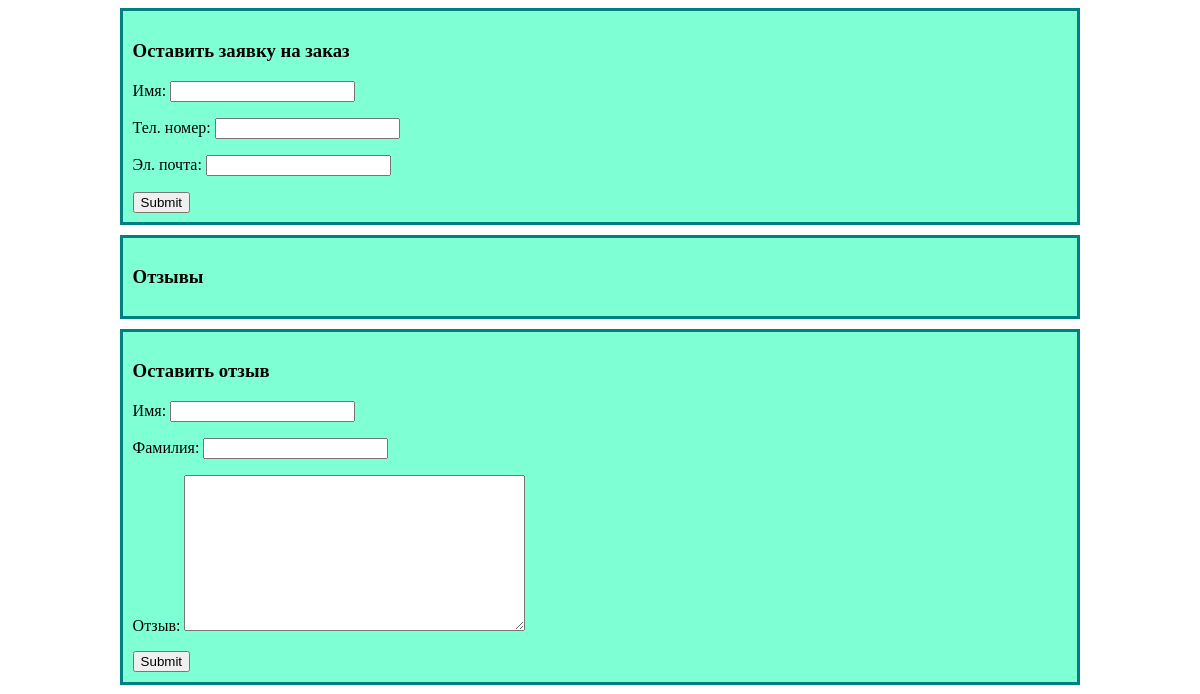
Before: / (lower part) with the older database file.
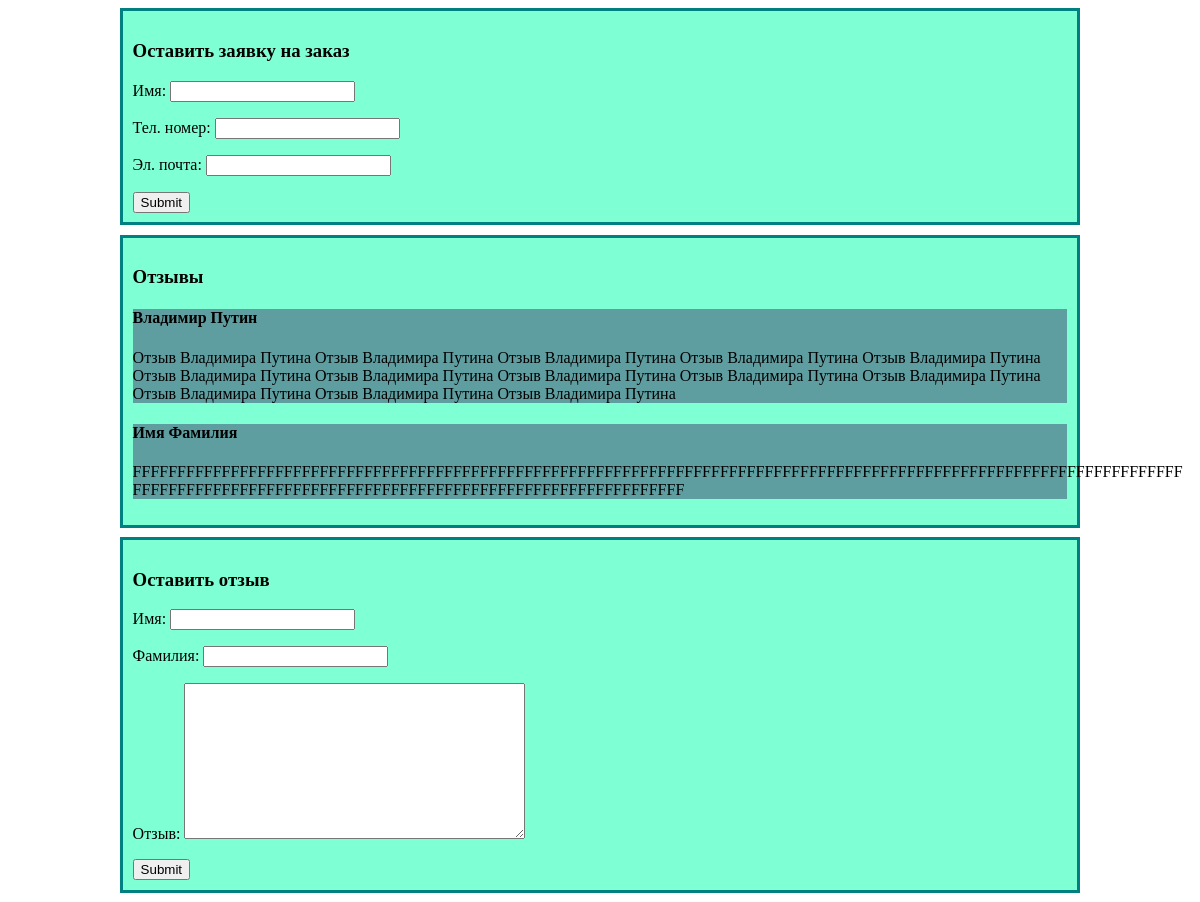
After: the same page with the newer database file.
### main/models.py (models this page shows, shortened)
class Reviews(models.Model):
    first_name = models.CharField('Имя', max_length=20)
    last_name = models.CharField('Фамилия', max_length=20)
    review_text = models.TextField('Отзыв')
    approved = models.BooleanField('Одобрен', default=False)
    date = models.DateField('Дата написания', auto_now_add=True)
    class Meta:
        verbose_name = 'Отзыв'
        verbose_name_plural = 'Отзывы'

### main/views.py (the view, shortened to what this page needs)
# urls.py: path('', views.MainView.as_view()),
class MainView(View):
    def get(self, request):
        qs_short_info = ShortInfoAboutCompany.objects.first()
        qs_info_item = InfoItem.objects.all()
        qs_services = Service.objects.all()
        qs_worksnames = ServiceWorksNames.objects.all()
        qs_special_services = SpecialService.objects.all()
        qs_special_worknames = SpecialServiceWorksNames.objects.all()
        qs_whywe = WhyWe.objects.all()
        qs_reviews = Reviews.objects.filter(approved=True)
        order_form = OrderRequestForm()
        review_form = ReviewForm()
        review_form = ReviewForm()
        context = {'short_info': qs_short_info, 'info_item': qs_info_item,
                    'services': qs_services, 'worksnames': qs_worksnames,
                    'special_services': qs_special_services,
                    'special_worksnames': qs_special_worknames,
                    'whywe': qs_whywe, 'reviews': qs_reviews,
                    'order_form': order_form, 'review_form': review_form,
                    }
        return render(request, 'main/main.html', context)

### main/forms.py
class OrderRequestForm(forms.Form):
	name = forms.CharField(max_length=30, label='Имя')
	phone = forms.CharField(max_length=15, label='Тел. номер')
	email = forms.EmailField(label='Эл. почта')

class ReviewForm(forms.Form):
	first_name = forms.CharField(max_length=30, label='Имя')
	last_name = forms.CharField(max_length=30, label='Фамилия')
	review_text = forms.CharField(widget=forms.Textarea, min_length=70 , label='Отзыв')

### templates/main/main.html (shortened to what this page needs)
<!DOCTYPE html>
<html>
<head>
</head>
  <body>
    <div class="section">
      <h3>Оставить заявку на заказ</h3>
      <form action="/" method="post">
        {{ order_form.as_p }}
        <input type="submit" value="Submit" name="order_form">
      </form>
    </div>
    <div id="reviews" class="section">
      <h3>Отзывы</h3>
      {% for item in reviews %}
      <div class="separator">
        <h4>{{ item.first_name }} {{ item.last_name }}</h4>
        <p>{{ item.review_text }}</p>
      </div>
      {% endfor %}
    </div>
    <div class="section">
      <h3>Оставить отзыв</h3>
      <form action="/" method="post">
        {{ review_form.as_p }}
        <input type="submit" value="Submit" name="review_form">
      </form>
    </div>
  </body>

Changed rows visible on the page:
now on this page (row edited): Reviews: first_name "Владимир", last_name "Путин", review_text "Отзыв Владимира Путина Отзыв Владимира Путина Отзыв Владимира Путина Отзыв Владимира Путина Отзыв Владимира Путина Отзыв Владимира Путина Отзыв Владимира Путина Отзыв Владимира Путина Отзыв Владимира Путина Отзыв Владимира Путина Отзыв Владимира Путина Отзыв Владимира Путина Отзыв Владимира Путина"
added Reviews: first_name "Имя", last_name "Фамилия", review_text "FFFFFFFFFFFFFFFFFFFFFFFFFFFFFFFFFFFFFFFFFFFFFFFFFFFFFFFFFFFFFFFFFFFFFFFFFFFFFFFFFFFFFFFFFFFFFFFFFFFFFFFFFFFFFFFFFFFFFF FFFFFFFFFFFFFFFFFFFFFFFFFFFFFFFFFFFFFFFFFFFFFFFFFFFFFFFFFFFFFF"
